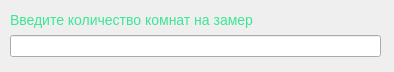
<?xml version="1.0" encoding="UTF-8"?>
<ui version="4.0">
 <class>NumRoom</class>
 <widget class="QDialog" name="NumRoom">
  <property name="geometry">
   <rect>
    <x>0</x>
    <y>0</y>
    <width>394</width>
    <height>72</height>
   </rect>
  </property>
  <property name="windowTitle">
   <string>Dialog</string>
  </property>
  <widget class="QWidget" name="layoutWidget">
   <property name="geometry">
    <rect>
     <x>10</x>
     <y>10</y>
     <width>371</width>
     <height>47</height>
    </rect>
   </property>
   <layout class="QGridLayout" name="gridLayout">
    <item row="1" column="0">
     <widget class="QLineEdit" name="lineEdit"/>
    </item>
    <item row="0" column="0">
     <widget class="QLabel" name="label_14">
      <property name="font">
       <font>
        <pointsize>-1</pointsize>
        <bold>false</bold>
        <kerning>true</kerning>
       </font>
      </property>
      <property name="styleSheet">
       <string notr="true">color: rgb(60,230,150);
font-size: 14px;</string>
      </property>
      <property name="text">
       <string>Введите количество комнат на замер</string>
      </property>
     </widget>
    </item>
   </layout>
  </widget>
 </widget>
 <resources/>
 <connections/>
</ui>
